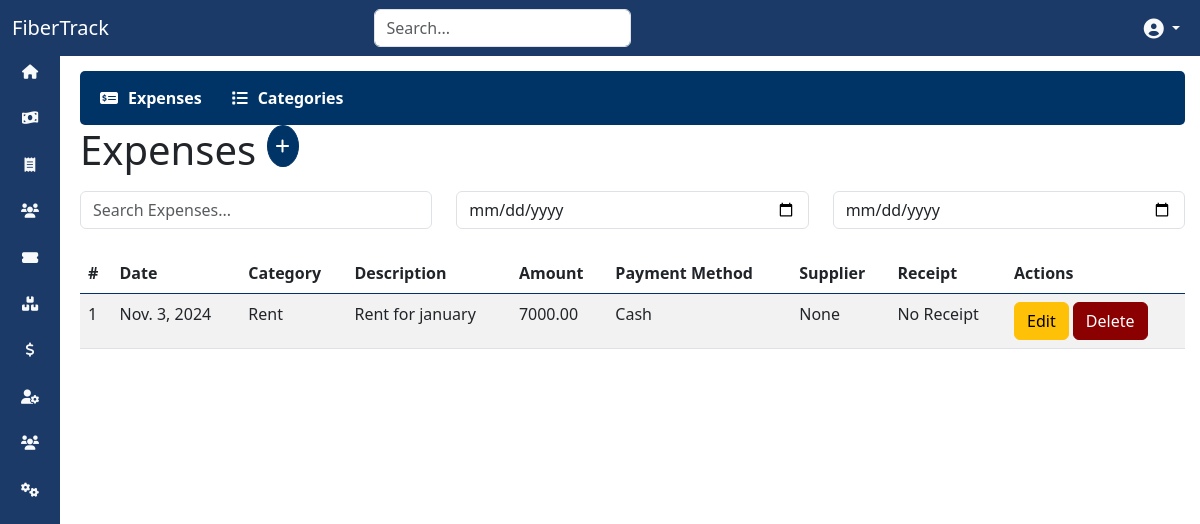
The app's page /expences/ (signed in), older data.
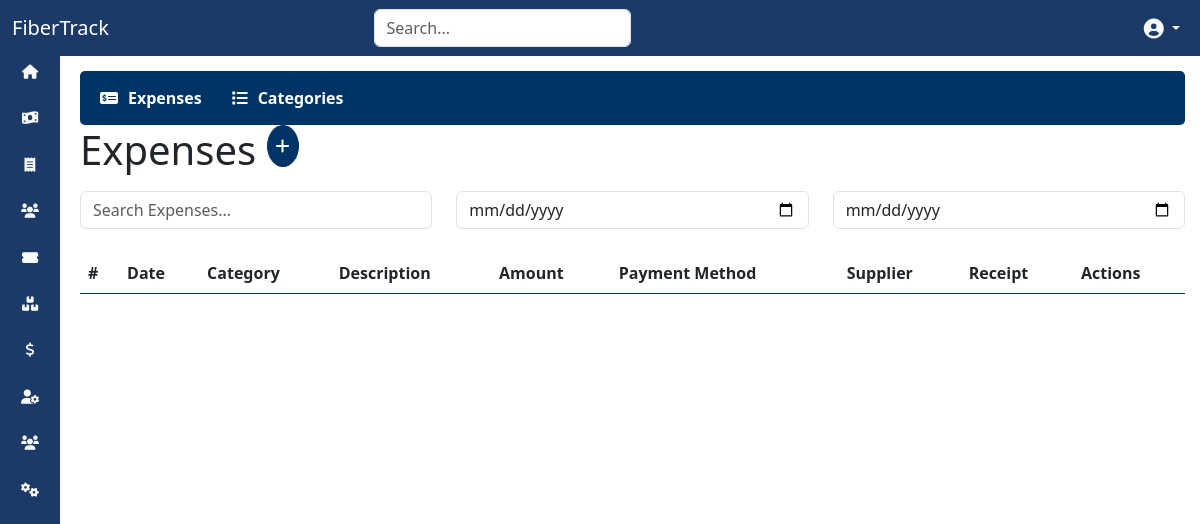
The same page, newer data.
### expenses/models.py (models this page shows, shortened)
class Expense(models.Model):
    category = models.ForeignKey(ExpenseCategory, on_delete=models.CASCADE, related_name="expenses")
    date = models.DateField()
    amount = models.DecimalField(max_digits=10, decimal_places=2)
    description = models.TextField(blank=True, null=True)
    payment_method = models.CharField(max_length=50, choices=(('Cash', 'Cash'), ('Credit', 'Credit'), ('Bank Transfer', 'Bank Transfer')))
    supplier = models.CharField(max_length=100, blank=True, null=True)
    receipt = models.FileField(upload_to='expenses/receipts/', blank=True, null=True)

class ExpenseCategory(models.Model):
    name = models.CharField(max_length=100)
    description = models.TextField(blank=True, null=True)

### expenses/views.py (the view)
# urls.py: path('', views.list_expenses, name='list_expenses'),  # List all expenses
@login_required(login_url='/auth/login/')
def list_expenses(request):
    expenses = Expense.objects.all()
    categories = ExpenseCategory.objects.all()
    return render(request, 'expenses/list_expenses.html', {'expenses': expenses, 'categories': categories})

### expenses/templates/expenses/list_expenses.html (shortened to what this page needs)
{% extends 'base.html' %}
{% block content %}
{% include 'expenses/expenses_navbar.html' %}
<div>
    <h1>Expenses
        <button style="padding: 0.5rem; border-radius: 50%;" class="btn btn-primary mb-3" data-bs-toggle="modal" data-bs-target="#addExpenseModal"><i class="fas fa-plus"></i></button>
    </h1>
    <div class="row mb-4">
        <div class="col-md-4">
            <input type="text" class="form-control" id="expenseSearch" placeholder="Search Expenses...">
        </div>
        <div class="col-md-4">
            <input type="date" class="form-control" id="startDate" placeholder="Start Date">
        </div>
        <div class="col-md-4">
            <input type="date" class="form-control" id="endDate" placeholder="End Date">
        </div>
    </div>
    <div class="table-responsive">
        <table class="table table-striped">
            <thead class="bg-primary text-white">
                <tr>
                    <th>#</th>
                    <th>Date</th>
                    <th>Category</th>
                    <th>Description</th>
                    <th>Amount</th>
                    <th>Payment Method</th>
                    <th>Supplier</th>
                    <th>Receipt</th>
                    <th>Actions</th>
                </tr>
            </thead>
            <tbody id="expenseTableBody">
                {% for expense in expenses %}
                <tr>
                    <td>{{ forloop.counter }}</td>
                    <td>{{ expense.date }}</td>
                    <td>{{ expense.category.name }}</td>
                    <td>{{ expense.description }}</td>
                    <td>{{ expense.amount }}</td>
                    <td>{{ expense.payment_method }}</td>
                    <td>{{ expense.supplier }}</td>
                    <td>
                        {% if expense.receipt %}
                            <a href="{{ expense.receipt.url }}" target="_blank">View Receipt</a>
                        {% else %}
                            No Receipt
                        {% endif %}
                    </td>
                    <td>
                        <button class="btn btn-warning" data-bs-toggle="modal" data-bs-target="#editExpenseModal{{ expense.id }}">Edit</button>
                        <button class="btn btn-danger" data-bs-toggle="modal" data-bs-target="#deleteExpenseModal{{ expense.id }}">Delete</button>
                    </td>
                </tr>
                {% endfor %}
            </tbody>
        </table>
    </div>
</div>
{% endblock %}

Row changes from the older to the newer data that the page shows:
removed Expense: date "Nov. 3, 2024", category.name "Rent", description "Rent for january", amount "7000.00", payment_method "Cash", supplier "None", receipt "No Receipt"
